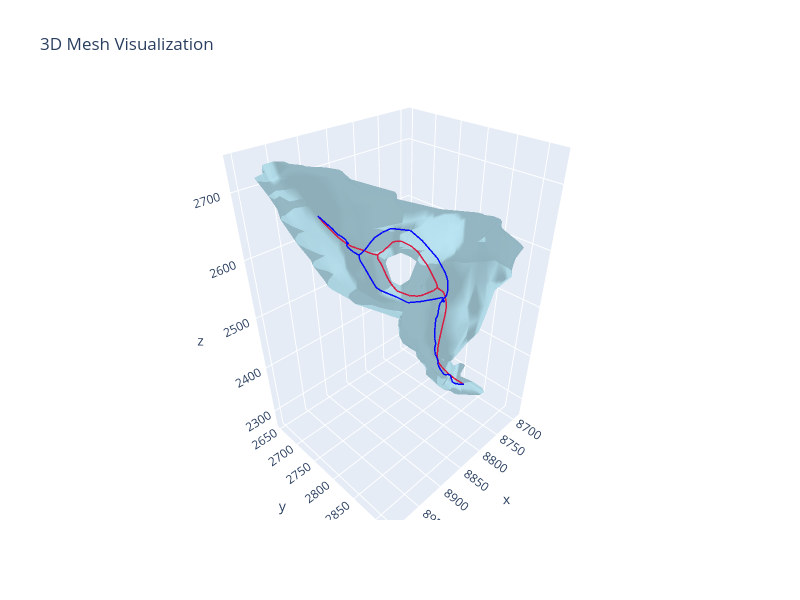

Here is the notebook cell this chart was saved with:
### Markdown cell above
# Skeleton optimization

### Code cell
from mcf2swc import (
    SkeletonGraph,
    MeshManager,
    SkeletonOptimizer,
    SkeletonOptimizerOptions,
)

do_skeleton_optimization = True

if do_skeleton_optimization:
    opts = SkeletonOptimizerOptions(
        max_iterations=5,
        step_size=5.0,
        smoothing_weight=0.1,
        verbose=True,
    )
    # Create optimizer and check for surface crossing
    optimizer = SkeletonOptimizer(raw_skeleton, mm.mesh, opts)
    has_crossing, num_outside, max_dist = optimizer.check_surface_crossing()
    print(f"Surface crossing: {has_crossing}")
    print(f"Points outside: {num_outside}/{raw_skeleton.total_points()}")
    print(f"Max distance: {max_dist:.4f}")
    # Run optimization
    print("\nOptimizing skeleton...")
    optimized_skeleton = optimizer.optimize()

    skeleton = optimized_skeleton
    all_skeletons = [raw_skeleton, optimized_skeleton]
else:
    skeleton = raw_skeleton
    all_skeletons = [raw_skeleton]


mm.visualize_mesh_3d(skel=all_skeletons, skel_color=["crimson", "blue"])

### Figure 1 — Plotly figure (JSON) as saved in the notebook; plotly's stock layout.template omitted (floating-point values rounded to 4 significant figures; data arrays with more than 128 entries replaced by an {"elided": "..."} marker saying what was removed)
{"data": [{"color": "lightblue", "i": {"elided": "1016 int values"}, "j": {"elided": "1016 int values"}, "k": {"elided": "1016 int values"}, "name": "Mesh", "opacity": 0.8, "type": "mesh3d", "x": {"elided": "508 float values"}, "y": {"elided": "508 float values"}, "z": {"elided": "508 float values"}}, {"line": {"color": "crimson", "width": 3}, "mode": "lines", "name": "Skeleton 0", "opacity": 0.95, "showlegend": false, "type": "scatter3d", "x": {"elided": "354 float values"}, "y": {"elided": "354 float values"}, "z": {"elided": "354 float values"}}, {"line": {"color": "blue", "width": 3}, "mode": "lines", "name": "Skeleton 1", "opacity": 0.95, "showlegend": false, "type": "scatter3d", "x": {"elided": "354 float values"}, "y": {"elided": "354 float values"}, "z": {"elided": "354 float values"}}], "layout": {"autosize": false, "height": 600, "scene": {"aspectmode": "data", "xaxis": {"visible": true}, "yaxis": {"visible": true}, "zaxis": {"visible": true}}, "title": {"text": "3D Mesh Visualization"}, "width": 800}}
